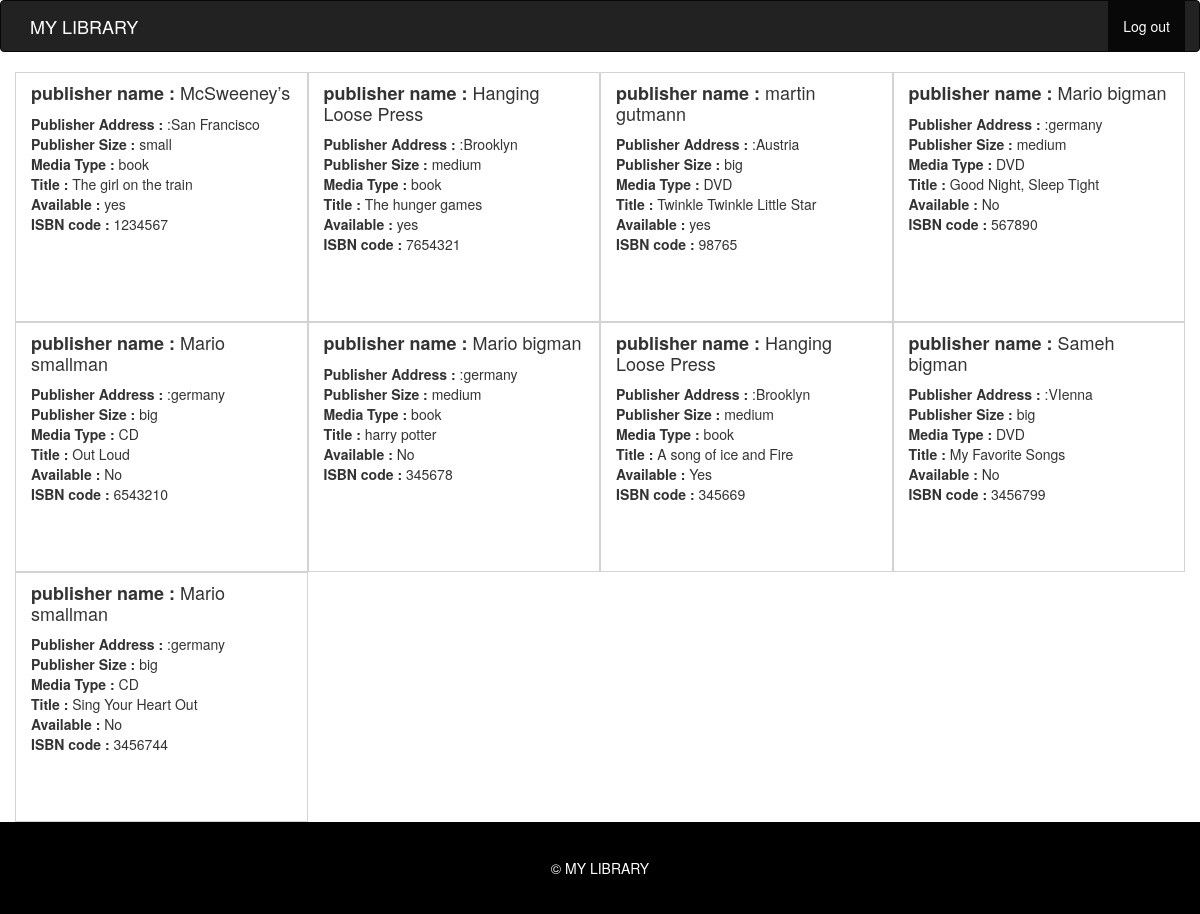
Page /publisher.php on the committed database.
### tables this page shows
CREATE TABLE `media` (
  `media_id` int(11) NOT NULL,
  `media_type` varchar(100) DEFAULT NULL,
  `titel` varchar(100) DEFAULT NULL,
  `image` varchar(250) DEFAULT NULL,
  `available` varchar(10) DEFAULT NULL,
  `ISBN_code` int(11) DEFAULT NULL,
  `short_desc` varchar(300) DEFAULT NULL,
  `fk_author_id` int(11) DEFAULT NULL,
  `fk_publisher_id` int(11) DEFAULT NULL
);

CREATE TABLE `publisher` (
  `publisher_id` int(11) NOT NULL,
  `pub_name` varchar(100) DEFAULT NULL,
  `pub_address` varchar(100) DEFAULT NULL,
  `pub_size` varchar(50) DEFAULT NULL
);

### publisher.php (the view, shortened to what this page needs)
<?php
include_once 'dbconnect.php';
?>
<!DOCTYPE html>
<html>
<head>
	<link rel="stylesheet" type="text/css" href="style.css">
	<link rel="stylesheet" href="https://maxcdn.bootstrapcdn.com/bootstrap/3.3.7/css/bootstrap.min.css">
</head>
<body>
<nav class="navbar navbar-inverse">
  		<div class="container">
		<div class="navbar-header">
			<a class="navbar-brand" href="index.php">MY LIBRARY</a>
		</div>
        <ul class="nav navbar-nav navbar-right">
  			<li role="presentation" class="active"><a href="index.php">Log out</a></li>
		</ul>
  		</div>
</nav>
<div class="container">
<div class="row">
<?php
$sql = "select media_id, media_type,titel,available,ISBN_code,pub_name,pub_size,pub_address from media inner join publisher on fk_publisher_id = publisher_id ";
$result = mysqli_query($conn, $sql);
while ($row = mysqli_fetch_array($result)) {
	echo '<div id="dc" class="card col-sm-3 ">
          <div class="card-body">
            <h4 class="card-title"><b>', ' publisher name :</b> ', $row['pub_name'], '</h4> ',
	'<div>', '<b>Publisher Address : </b>:', $row['pub_address'], '<br><b>Publisher Size : </b>', $row['pub_size']
	, '<br> <b>Media Type :</b> ', $row['media_type'], '<br> <b>Title :</b> ', $row['titel'], '<br>', '<b> Available : </b>', $row['available'], '<br><b> ISBN code : </b>', $row['ISBN_code'], '
          </div>
          </div></div>
        ';
}
?>
</div>
</div>
<footer>
    &copy; MY LIBRARY
  </footer
</body>
</html>

### style.css (style rules this page uses)
.navbar-brand { color: white !important; }
footer { background-color: black; text-align: center; color: white; padding: 3%; }
#dc { height: 250px; border: 1px solid lightgray; }

### rows in the picture
media: fk_publisher.pub_name "McSweeney’s", fk_publisher.pub_address "San Francisco", fk_publisher.pub_size "small", media_type "book", titel "The girl on the train", available "yes", ISBN_code "1234567"
media: fk_publisher.pub_name "Hanging Loose Press", fk_publisher.pub_address "Brooklyn", fk_publisher.pub_size "medium", media_type "book", titel "The hunger games", available "yes", ISBN_code "7654321"
media: fk_publisher.pub_name "martin gutmann", fk_publisher.pub_address "Austria", fk_publisher.pub_size "big", media_type "DVD", titel "Twinkle Twinkle Little Star", available "yes", ISBN_code "98765"
media: fk_publisher.pub_name "Mario bigman", fk_publisher.pub_address "germany", fk_publisher.pub_size "medium", media_type "DVD", titel "Good Night, Sleep Tight", available "No", ISBN_code "567890"
media: fk_publisher.pub_name "Mario smallman", fk_publisher.pub_address "germany", fk_publisher.pub_size "big", media_type "CD", titel "Out Loud", available "No", ISBN_code "6543210"
media: fk_publisher.pub_name "Mario bigman", fk_publisher.pub_address "germany", fk_publisher.pub_size "medium", media_type "book", titel "harry potter", available "No", ISBN_code "345678"
media: fk_publisher.pub_name "Hanging Loose Press", fk_publisher.pub_address "Brooklyn", fk_publisher.pub_size "medium", media_type "book", titel "A song of ice and Fire", available "Yes", ISBN_code "345669"
media: fk_publisher.pub_name "Sameh bigman", fk_publisher.pub_address "VIenna", fk_publisher.pub_size "big", media_type "DVD", titel "My Favorite Songs", available "No", ISBN_code "3456799"
media: fk_publisher.pub_name "Mario smallman", fk_publisher.pub_address "germany", fk_publisher.pub_size "big", media_type "CD", titel "Sing Your Heart Out", available "No", ISBN_code "3456744"
